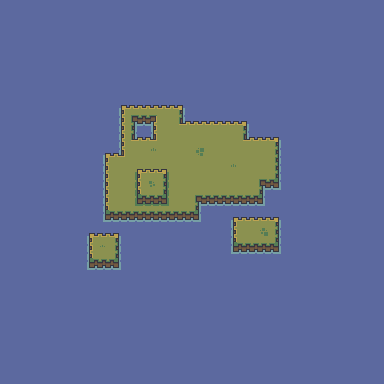

This game map was drawn from its Tiled (.tmx) file and the tilesets committed beside it. A one-line description and the full map source follow:
An orthogonal 24x24 tile map with 16x16 px tiles, 1 tile layer (TileLayer1).

<map version="1.10" tiledversion="1.11.0" orientation="orthogonal" renderorder="right-down" width="24" height="24" tilewidth="16" tileheight="16" infinite="0" nextlayerid="4" nextobjectid="6">
 <tileset firstgid="1" source="forest.tsx" />
 <layer id="1" name="TileLayer1" width="24" height="24">
  <data encoding="csv">
159,159,159,159,159,159,159,159,159,159,159,159,159,159,159,159,159,159,159,159,159,159,159,159,
159,159,159,159,159,159,159,159,159,159,159,159,159,159,159,159,159,159,159,159,159,159,159,159,
159,159,159,159,159,159,159,159,159,159,159,159,159,159,159,159,159,159,159,159,159,159,159,159,
159,159,159,159,159,159,159,159,159,159,159,159,159,159,159,159,159,159,159,159,159,159,159,159,
159,159,159,159,159,159,159,159,159,159,159,159,159,159,159,159,159,159,159,159,159,159,159,159,
159,159,159,159,159,159,159,159,159,159,159,159,159,159,159,159,159,159,159,159,159,159,159,159,
159,159,159,159,159,159,159,112,113,113,113,114,159,159,159,159,159,159,159,159,159,159,159,159,
159,159,159,159,159,159,159,134,115,116,135,142,113,113,113,114,159,159,159,159,159,159,159,159,
159,159,159,159,159,159,159,134,137,138,135,135,135,135,135,142,113,114,159,159,159,159,159,159,
159,159,159,159,159,159,117,138,135,34,135,135,32,135,135,135,135,136,159,159,159,159,159,159,
159,159,159,159,159,159,134,135,24,25,28,135,135,135,34,135,135,136,159,159,159,159,159,159,
159,159,159,159,159,159,134,135,68,31,72,135,135,135,135,135,115,158,159,159,159,159,159,159,
159,159,159,159,159,159,134,135,90,91,94,135,115,157,157,157,158,159,159,159,159,159,159,159,
159,159,159,159,159,159,156,157,157,157,157,157,158,159,112,113,113,114,159,159,159,159,159,159,
159,159,159,159,159,112,113,114,159,159,159,159,159,159,134,135,53,136,159,159,159,159,159,159,
159,159,159,159,159,134,77,136,159,159,159,159,159,159,156,157,157,158,159,159,159,159,159,159,
159,159,159,159,159,156,157,158,159,159,159,159,159,159,159,159,159,159,159,159,159,159,159,159,
159,159,159,159,159,159,159,159,159,159,159,159,159,159,159,159,159,159,159,159,159,159,159,159,
159,159,159,159,159,159,159,159,159,159,159,159,159,159,159,159,159,159,159,159,159,159,159,159,
159,159,159,159,159,159,159,159,159,159,159,159,159,159,159,159,159,159,159,159,159,159,159,159,
159,159,159,159,159,159,159,159,159,159,159,159,159,159,159,159,159,159,159,159,159,159,159,159,
159,159,159,159,159,159,159,159,159,159,159,159,159,159,159,159,159,159,159,159,159,159,159,159,
159,159,159,159,159,159,159,159,159,159,159,159,159,159,159,159,159,159,159,159,159,159,159,159,
159,159,159,159,159,159,159,159,159,159,159,159,159,159,159,159,159,159,159,159,159,159,159,159
</data>
 </layer>
 <objectgroup id="2" name="ObjLayer1" />
</map>
